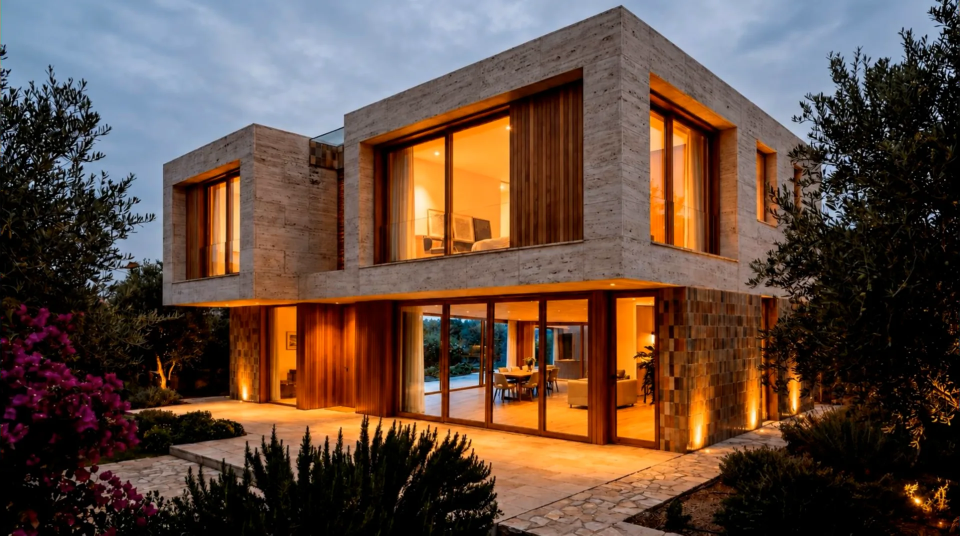
#> input picture design-refs/frames/09-hero-zoom-9s/ARQUELIA Home Effect_1000.webp, 1920 x 1071 px (shown at 1/2 size); its folder holds only this picture in this run
$ python build_hero_frames.py
#> lines starting #> are read from the running program, lines starting #| are printed output that depends on the picture
"""Genera las secuencias de fotogramas del hero a partir de la secuencia
fuente ya renderizada (no un vídeo): 217 fotogramas a 24fps (~9s) entregados
como imágenes sueltas, más granular que el vídeo de origen anterior
(00-hero-zoom-source.mp4, 121 fotogramas / 5,04s) y por eso con un scrub
notablemente más suave a la misma velocidad de scroll — mismo recorrido de
cámara, casi el doble de fotogramas intermedios.

El primer y el último fotograma llegan como PNG sin comprimir a resolución
nativa (3852×2148), muy por encima del resto de la secuencia (webp a
2560×1428) — el cliente los sustituyó aparte para que esos dos, que son los
que más tiempo se ven fijos, salieran más nítidos. El resto de fotogramas
NO tiene por qué compartir esa resolución, así que la ventana de recorte se
calcula por fotograma (ver `crop_window`), no una sola vez al principio.

Salida en `public/hero-frames/` (estáticos, NO empaquetados por Vite):

    desktop/hero-0001.webp …   16:9, para pantallas anchas
    mobile/hero-0001.webp  …   3:4 recortado al centro, para móvil y tablet
    poster-desktop.webp
    poster-mobile.webp
    manifest.json              lo lee HeroCanvas para saber cuántos hay

El recorte vertical en móvil es necesario: la fuente es ~16:9 y en una
pantalla en vertical un `cover` sobre 16:9 obligaría a ampliar ~4×, quedando
borroso. Recortando al centro (que es justo hacia donde avanza la cámara) la
ampliación baja a ~1,35× y se ve nítido.

Uso:  python design-refs/build_hero_frames.py
"""
import json
import os
import shutil

import cv2

BASE = os.path.dirname(os.path.abspath(__file__))
SRC_DIR = os.path.join(BASE, "frames", "09-hero-zoom-9s")
OUT = os.path.abspath(os.path.join(BASE, "..", "public", "hero-frames"))

# Ajustes elegidos midiendo peso real sobre esta secuencia: tiene mucha
# vegetación y textura de piedra, así que comprime bastante peor que una
# escena limpia.
#
# `step=1` en las dos variantes a propósito: saltarse algún fotograma
# (step=2/3) se nota como scrub más brusco/entrecortado, que es justo la
# queja que motivó pasar a esta secuencia de 217 fotogramas en primer lugar.
#
# `boost_scale`: cuánto más grande, como múltiplo del tamaño normal de la
# variante, puede salir un fotograma "boosteado" (ver BOOST_FRAMES) — nunca
# se aplica de verdad si el fotograma de origen no da para tanto sin
# ampliar (ver `resolve_boost_size`), así que es un techo, no un tamaño fijo.
VARIANTS = {
    # nombre:   (ancho, alto, calidad, 1 de cada N fotogramas, recorte, techo boost)
    "desktop": dict(width=1280, height=714, quality=58, step=1, crop=None, boost_scale=2),
    # crop = (aspecto objetivo) → recorte centrado antes de escalar
    "mobile": dict(width=880, height=1173, quality=56, step=1, crop=0.75, boost_scale=2),
}

# El primero y el último fotograma se ven fijos más tiempo que el resto: el
# primero mientras el usuario todavía no ha hecho scroll (y además sustituye
# al póster, que va a q80 — sin este boost, el remate era una foto más nítida
# reemplazada por otra peor en cuanto arranca la secuencia) y el último
# cuando el zoom termina y el pin se suelta, justo antes de la siguiente
# sección. Con sólo estos dos de 217 el coste en peso total es insignificante
# incluso a mayor resolución.
BOOST_QUALITY = 90
BOOST_FRAMES = {1, "last"}


def source_files() -> list[str]:
    names = sorted(
        f for f in os.listdir(SRC_DIR) if f.lower().endswith((".webp", ".png", ".jpg", ".jpeg"))
    )
    if not names:
        raise SystemExit(f"No hay fotogramas en {SRC_DIR}")
    return [os.path.join(SRC_DIR, n) for n in names]


def crop_window(frame_w: int, frame_h: int, crop_aspect: float | None) -> tuple[int, int]:
    if not crop_aspect:
        return 0, frame_w
    crop_w = int(frame_h * crop_aspect)
    x0 = (frame_w - crop_w) // 2
    return x0, x0 + crop_w


def resolve_size(cfg: dict, cropped_w: int, cropped_h: int, boosted: bool) -> tuple[int, int]:
    """Tamaño de salida normal, o el mayor posible hasta `boost_scale` veces
    ese tamaño sin llegar nunca a ampliar (interpolar) el fotograma de origen."""
    if not boosted:
        return cfg["width"], cfg["height"]
    cap = min(cropped_w / cfg["width"], cropped_h / cfg["height"], cfg["boost_scale"])
    return round(cfg["width"] * cap), round(cfg["height"] * cap)


def process(src_path: str, cfg: dict, boosted: bool):
#> called with boosted = True
    frame = cv2.imread(src_path)
#> frame is the input picture: shape (1071, 1920, 3); mean B, G, R 62.8, 74.8, 97.3
    fh, fw = frame.shape[:2]
#> fh = 1071; fw = 1920
    x0, x1 = crop_window(fw, fh, cfg["crop"])
#> x0 = 0; x1 = 1920
    cropped = frame[:, x0:x1]
    w, h = resolve_size(cfg, x1 - x0, fh, boosted)
#> w = 1920; h = 1071
    return cv2.resize(cropped, (w, h), interpolation=cv2.INTER_AREA)


def build(name: str, cfg: dict, files: list[str]) -> dict:
    out_dir = os.path.join(OUT, name)
    os.makedirs(out_dir, exist_ok=True)

    written = 0
    total_bytes = 0
    last_path = None

    for read_index, src_path in enumerate(files):
        if read_index % cfg["step"] != 0:
            continue

        written += 1
        is_boost = written in BOOST_FRAMES
        resized = process(src_path, cfg, is_boost)

        path = os.path.join(out_dir, f"hero-{written:04d}.webp")
        quality = BOOST_QUALITY if is_boost else cfg["quality"]
        cv2.imwrite(path, resized, [cv2.IMWRITE_WEBP_QUALITY, quality])
        total_bytes += os.path.getsize(path)
        last_path = (path, src_path)

        if read_index == 0:
            # El póster es lo primero que se pinta, antes de que llegue nada
            # de la secuencia (bloquea el primer renderizado del hero) — a
            # propósito NO hereda el tamaño boosteado del fotograma 1 aunque
            # venga del mismo archivo de origen: eso dejaría el activo más
            # crítico de toda la página más pesado que antes, justo lo
            # contrario de lo que se pidió al preguntar por la velocidad de
            # la primera visita.
            poster = process(src_path, cfg, boosted=False)
#> call 2 of process, with boosted = False
#> in process (call 2), `return cv2.resize(cropped, (w, h), interpolation=cv2.INTER_AREA)`:
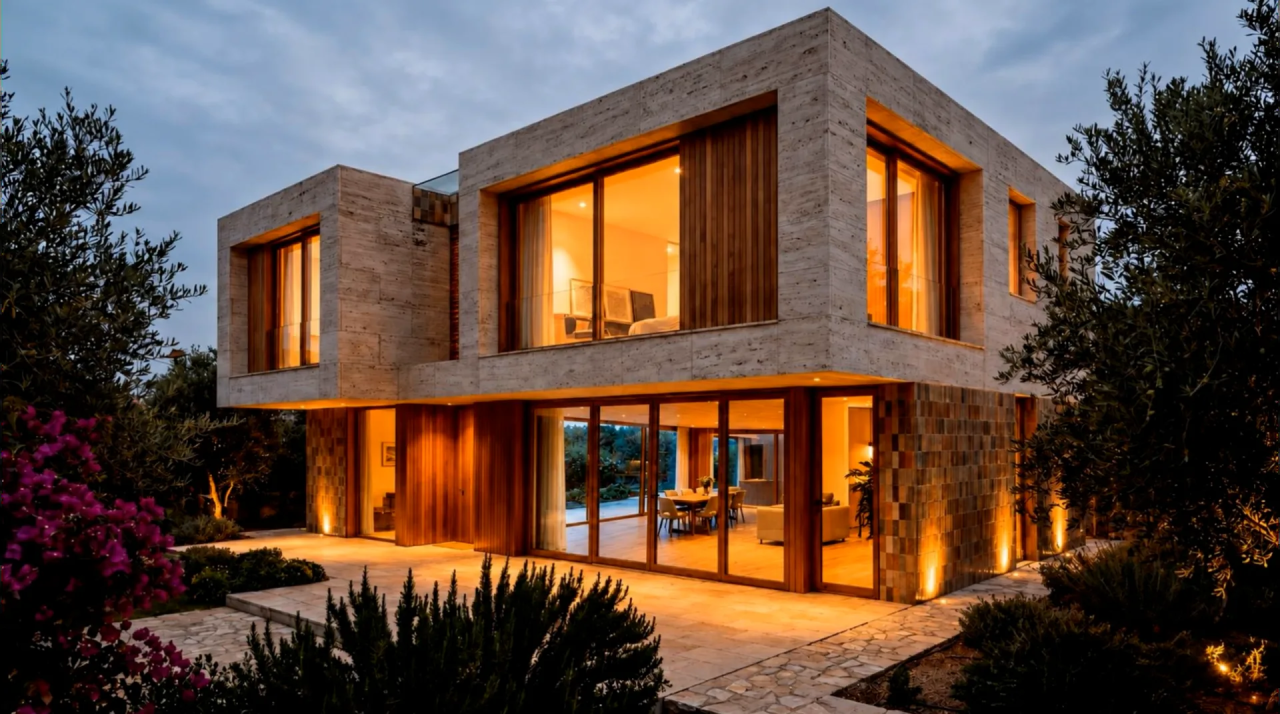
#> returned value: shape (714, 1280, 3); mean of channels 0, 1, 2 62.8, 74.8, 97.3; drawn as B, G, R
            cv2.imwrite(
                os.path.join(OUT, f"poster-{name}.webp"),
                poster,
                [cv2.IMWRITE_WEBP_QUALITY, 80],
            )

    # El último fotograma no se sabe cuál es hasta acabar la lista: si tocaba
    # boost, se reprocesa desde su original (no desde el ya reducido) para
    # que también aproveche la resolución mayor, no sólo la mejor calidad.
    if "last" in BOOST_FRAMES and last_path is not None:
        path, src_path = last_path
        total_bytes -= os.path.getsize(path)
        resized = process(src_path, cfg, boosted=True)
        cv2.imwrite(path, resized, [cv2.IMWRITE_WEBP_QUALITY, BOOST_QUALITY])
        total_bytes += os.path.getsize(path)

    mb = total_bytes / 1024 / 1024
    print(
        f"{name:>8}: {written:>3} fotogramas  "
        f"{cfg['width']}x{cfg['height']} (boost hasta x{cfg['boost_scale']})  q{cfg['quality']}  "
        f"{mb:.2f} MB  ({total_bytes / written / 1024:.0f} KB/f)"
    )
    return {"count": written, "width": cfg["width"], "height": cfg["height"]}


files = source_files()

if os.path.isdir(OUT):
    shutil.rmtree(OUT)
os.makedirs(OUT, exist_ok=True)

manifest = {name: build(name, cfg, files) for name, cfg in VARIANTS.items()}
#> call 4 of process, with boosted = True
#> in process (call 4), `cropped = frame[:, x0:x1]`:
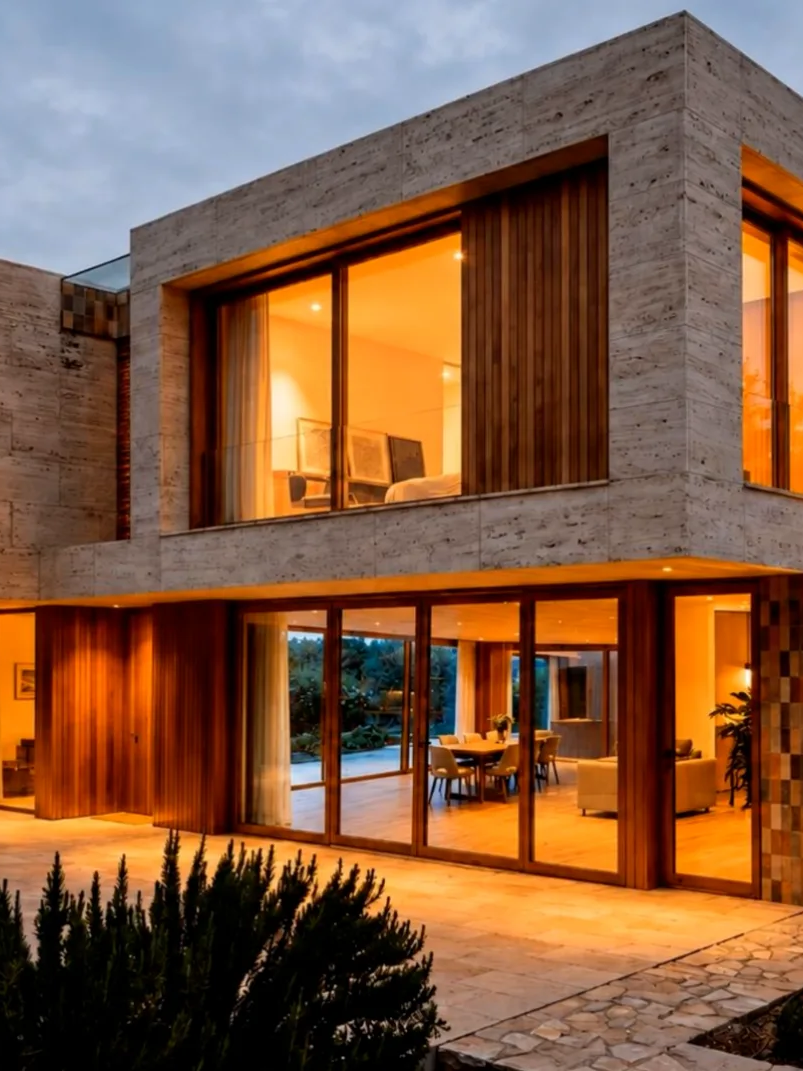
#> cropped: shape (1071, 803, 3); mean B, G, R 64.3, 89.8, 129

with open(os.path.join(OUT, "manifest.json"), "w", encoding="utf-8") as f:
    json.dump(manifest, f, indent=2)
    f.write("\n")

print(f"\nruta: {OUT}")

$ run again, on design-refs/frames/09-hero-zoom-9s/ARQUELIA Home Effect_1216.webp
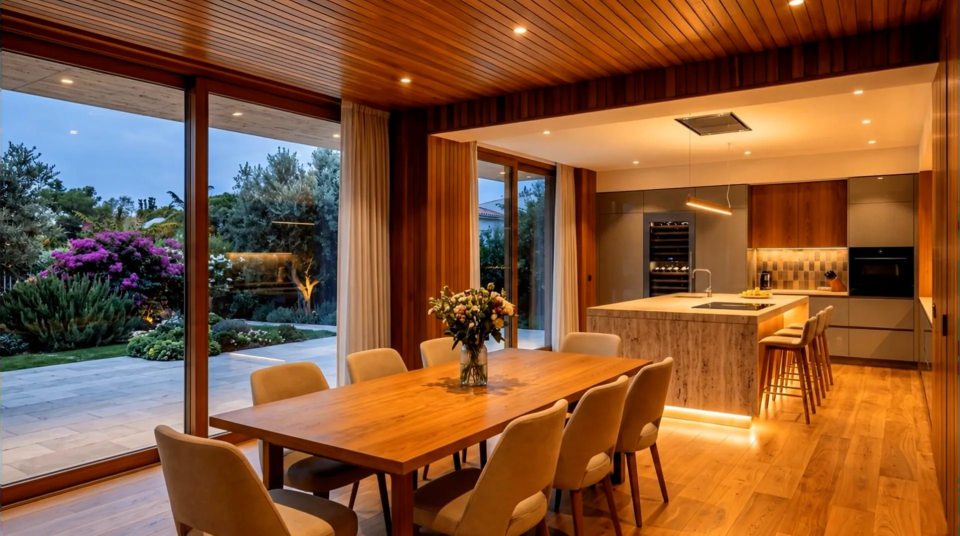
#> input picture design-refs/frames/09-hero-zoom-9s/ARQUELIA Home Effect_1216.webp, 1920 x 1071 px (shown at 1/2 size)
#> in process, frame is the input picture: shape (1071, 1920, 3); mean B, G, R 54.7, 87.2, 133.3
#> in process (call 2), `return cv2.resize(cropped, (w, h), interpolation=cv2.INTER_AREA)`:
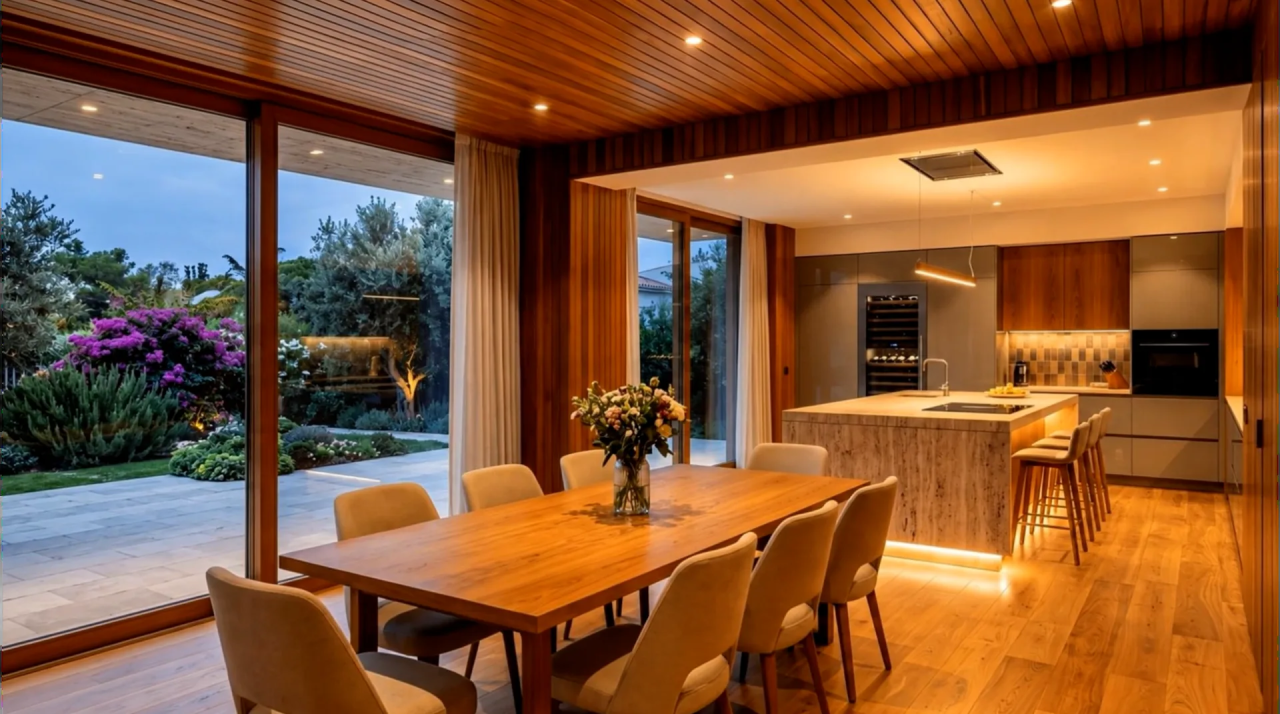
#> returned value: shape (714, 1280, 3); mean of channels 0, 1, 2 54.7, 87.2, 133.3; drawn as B, G, R
#> in process (call 4), `cropped = frame[:, x0:x1]`:
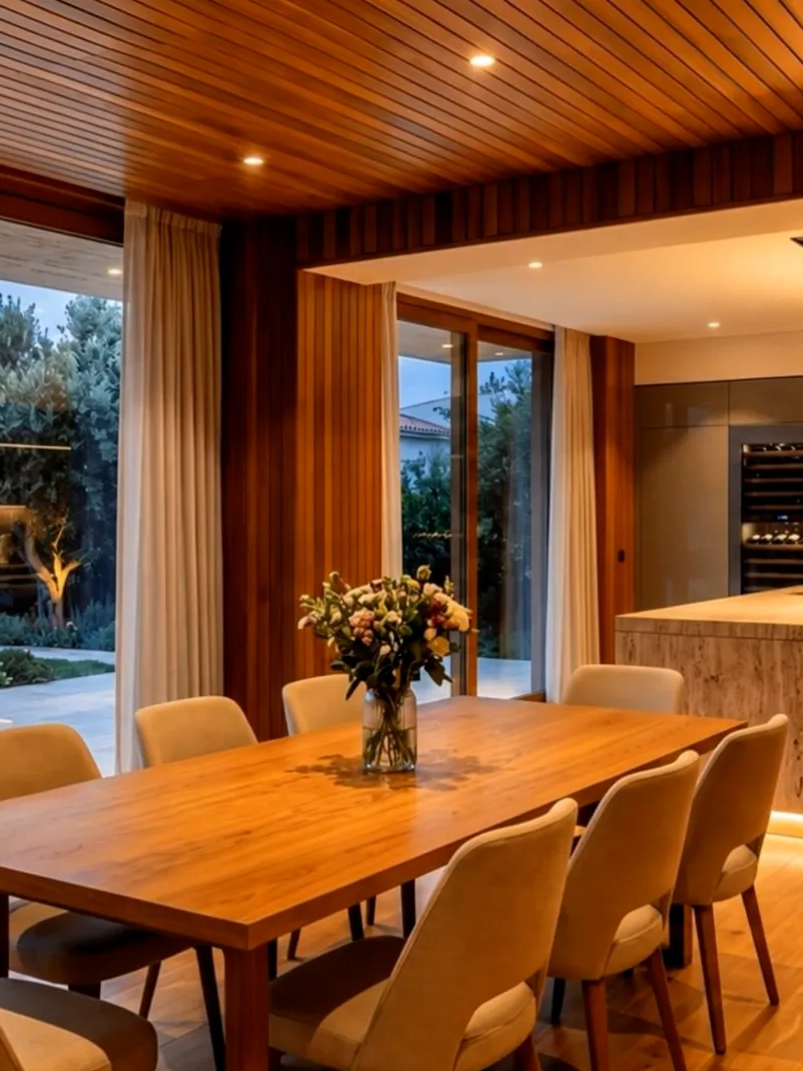
#> cropped: shape (1071, 803, 3); mean B, G, R 40.9, 77.6, 131.8
